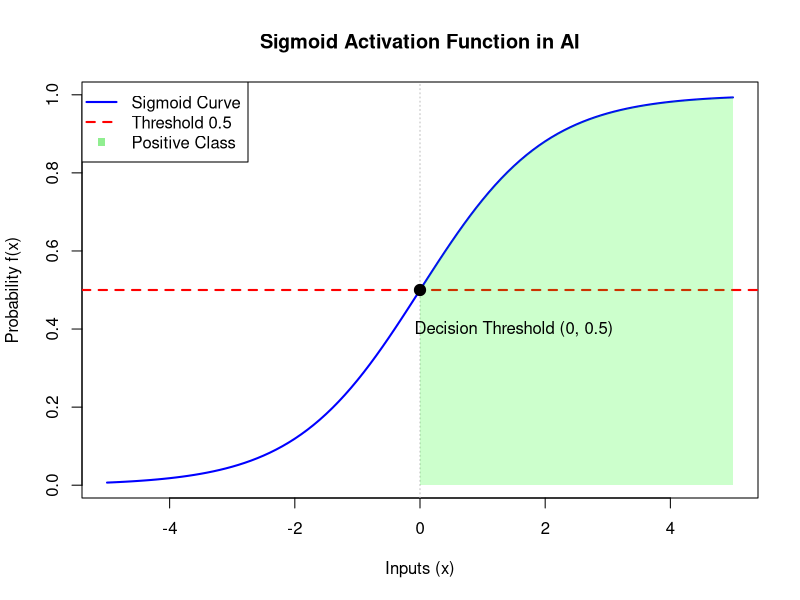

R code for this plot:
sigmoid <- function(x) { 1 / (1 + exp(-x)) }

curve(sigmoid, from = -5, to = 5, 
      col = "blue", lwd = 2, 
      main = "Sigmoid Activation Function in AI",
      ylab = "Probability f(x)", xlab = "Inputs (x)")

abline(h = 0.5, col = "red", lty = 2, lwd = 2) 
abline(v = 0, col = "gray", lty = 3)  

x_poly <- seq(0, 5, length.out = 50)
y_poly <- sigmoid(x_poly)

polygon(c(0, x_poly, 5), c(0, y_poly, 0), 
        col = rgb(0, 1, 0, alpha = 0.2), 
        border = NA)

points(0, 0.5, col = "black", pch = 19, cex = 1.5)
text(1.5, 0.4, labels = "Decision Threshold (0, 0.5)", col = "black")

legend("topleft", 
       legend = c("Sigmoid Curve", "Threshold 0.5", "Positive Class"),
       col = c("blue", "red", "lightgreen"),
       lty = c(1, 2, NA), 
       pch = c(NA, NA, 15), 
       lwd = 2)
